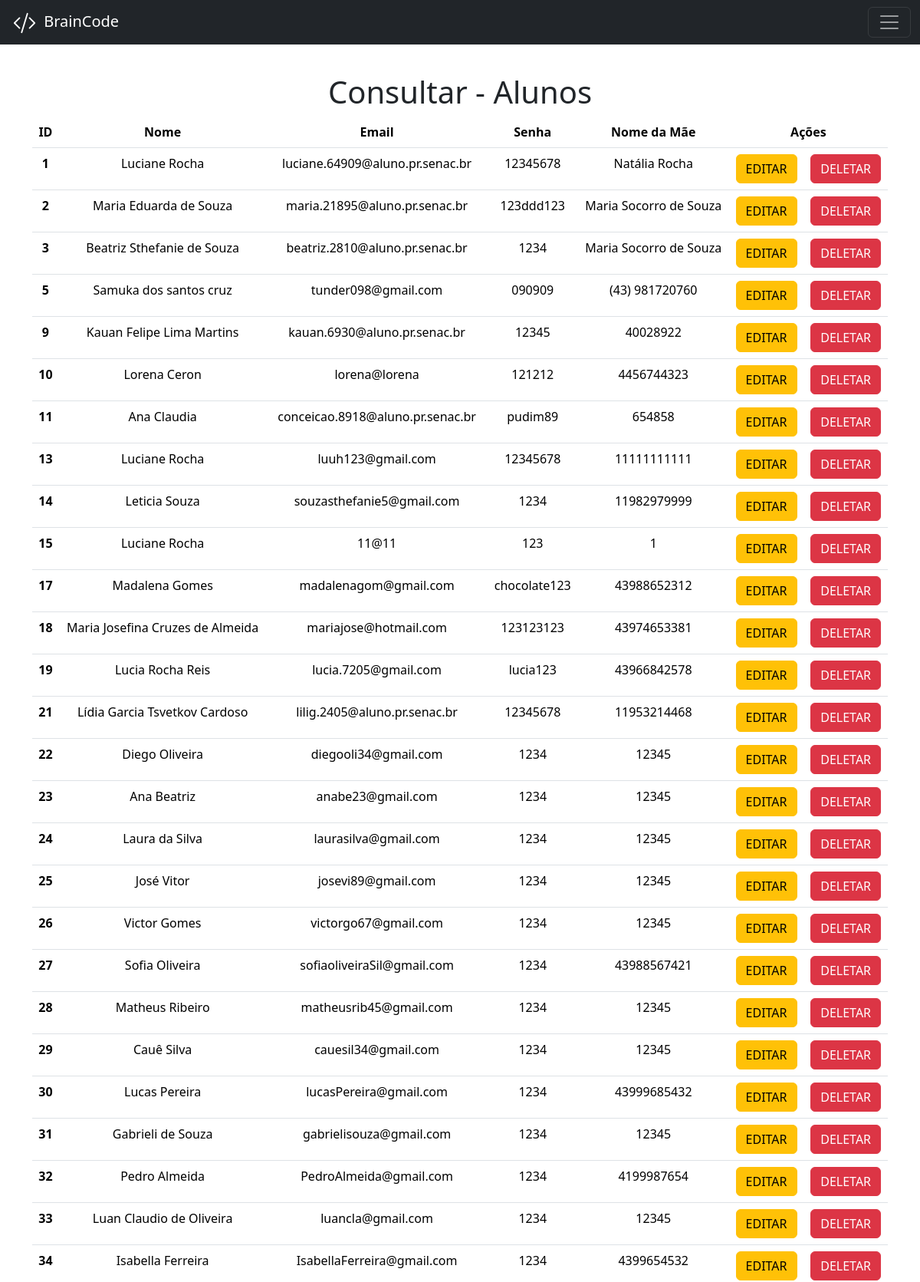
The app's page /consultar_alunos.php (signed in, upper part) with its own data.
### tables this page shows
CREATE TABLE `pi_2024_braincode_aluno` (
  `id` int(11) NOT NULL,
  `nome_aluno` varchar(300) NOT NULL,
  `email` varchar(300) NOT NULL,
  `senha` varchar(300) NOT NULL,
  `nome_mae` varchar(300) NOT NULL
);

### consultar_alunos.php (the view, shortened to what this page needs)
<?php
    include("adm/conexao.php");
    $sql_consultar_aluno = "SELECT * FROM pi_2024_braincode_aluno";
    $resultado = $mysqli->query($sql_consultar_aluno);
?>
<!DOCTYPE html>
<html lang="pt-br">
<head>
    <link href="https://cdn.jsdelivr.net/npm/bootstrap@5.3.2/dist/css/bootstrap.min.css" rel="stylesheet">
</head>
<body>
    <?php include("menu.php");  ?>
    <div class="container text-center">
        <br>
        <br>
        <br>
        <br>
        <h1>Consultar - Alunos</h1>
        <div class="table-responsive">
        <table class="table">
            <thead>
                <tr>
                    <th scope="col">ID</th>
                    <th scope="col">Nome</th>
                    <th scope="col">Email</th>
                    <th scope="col">Senha</th>
                    <th scope="col">Nome da Mãe</th>
                    <th scope="col" colspan="2">Ações</th>
                </tr>
            </thead>
            <tbody>
                <?php
                    while ($linha = $resultado->fetch_assoc()) {
                ?>
                    <tr>
                        <th scope="row"><?php echo $linha['id']; ?></th>
                        <td><?php echo $linha['nome_aluno']; ?></td>
                        <td><?php echo $linha['email']; ?></td>
                        <td><?php echo $linha['senha']; ?></td>
                        <td><?php echo $linha['nome_mae']; ?></td>
                        <td>
                            <a class="btn btn-warning" href="editar_aluno.php?id_aluno=<?php echo $linha['id'];?>">EDITAR</a>
                        </td>
                        <td>
                            <a class="btn btn-danger" href="deletar_aluno.php?id_aluno=<?php echo $linha['id'];?>">DELETAR</a>
                        </td>
                    </tr>
                <?php
                    }
                ?>
            </tbody>
        </table>
        </div>
    </div>
</body>
</html>

### records on screen
pi_2024_braincode_aluno: id "1", nome_aluno "Luciane Rocha", email "luciane.64909@aluno.pr.senac.br", senha "12345678", nome_mae "Natália Rocha"
pi_2024_braincode_aluno: id "2", nome_aluno "Maria Eduarda de Souza", email "maria.21895@aluno.pr.senac.br", senha "123ddd123", nome_mae "Maria Socorro de Souza"
pi_2024_braincode_aluno: id "3", nome_aluno "Beatriz Sthefanie de Souza", email "beatriz.2810@aluno.pr.senac.br", senha "1234", nome_mae "Maria Socorro de Souza"
pi_2024_braincode_aluno: id "5", nome_aluno "Samuka dos santos cruz", email "tunder098@gmail.com", senha "090909", nome_mae "(43) 981720760"
pi_2024_braincode_aluno: id "9", nome_aluno "Kauan Felipe Lima Martins", email "kauan.6930@aluno.pr.senac.br", senha "12345", nome_mae "40028922"
pi_2024_braincode_aluno: id "10", nome_aluno "Lorena Ceron", email "lorena@lorena", senha "121212", nome_mae "4456744323"
pi_2024_braincode_aluno: id "11", nome_aluno "Ana Claudia", email "conceicao.8918@aluno.pr.senac.br", senha "pudim89", nome_mae "654858"
pi_2024_braincode_aluno: id "13", nome_aluno "Luciane Rocha", email "luuh123@gmail.com", senha "12345678", nome_mae "11111111111"
pi_2024_braincode_aluno: id "14", nome_aluno "Leticia Souza", email "souzasthefanie5@gmail.com", senha "1234", nome_mae "11982979999"
pi_2024_braincode_aluno: id "15", nome_aluno "Luciane Rocha", email "11@11", senha "123", nome_mae "1"
pi_2024_braincode_aluno: id "17", nome_aluno "Madalena Gomes", email "madalenagom@gmail.com", senha "chocolate123", nome_mae "43988652312"
pi_2024_braincode_aluno: id "18", nome_aluno "Maria Josefina Cruzes de Almeida", email "mariajose@hotmail.com", senha "123123123", nome_mae "43974653381"
pi_2024_braincode_aluno: id "19", nome_aluno "Lucia Rocha Reis", email "lucia.7205@gmail.com", senha "lucia123", nome_mae "43966842578"
pi_2024_braincode_aluno: id "21", nome_aluno "Lídia Garcia Tsvetkov Cardoso", email "lilig.2405@aluno.pr.senac.br", senha "12345678", nome_mae "11953214468"
pi_2024_braincode_aluno: id "22", nome_aluno "Diego Oliveira", email "diegooli34@gmail.com", senha "1234", nome_mae "12345"
pi_2024_braincode_aluno: id "23", nome_aluno "Ana Beatriz", email "anabe23@gmail.com", senha "1234", nome_mae "12345"
pi_2024_braincode_aluno: id "24", nome_aluno "Laura da Silva", email "laurasilva@gmail.com", senha "1234", nome_mae "12345"
pi_2024_braincode_aluno: id "25", nome_aluno "José Vitor", email "josevi89@gmail.com", senha "1234", nome_mae "12345"
pi_2024_braincode_aluno: id "26", nome_aluno "Victor Gomes", email "victorgo67@gmail.com", senha "1234", nome_mae "12345"
pi_2024_braincode_aluno: id "27", nome_aluno "Sofia Oliveira", email "sofiaoliveiraSil@gmail.com", senha "1234", nome_mae "43988567421"
pi_2024_braincode_aluno: id "28", nome_aluno "Matheus Ribeiro", email "matheusrib45@gmail.com", senha "1234", nome_mae "12345"
pi_2024_braincode_aluno: id "29", nome_aluno "Cauê Silva", email "cauesil34@gmail.com", senha "1234", nome_mae "12345"
pi_2024_braincode_aluno: id "30", nome_aluno "Lucas Pereira", email "lucasPereira@gmail.com", senha "1234", nome_mae "43999685432"
pi_2024_braincode_aluno: id "31", nome_aluno "Gabrieli de Souza", email "gabrielisouza@gmail.com", senha "1234", nome_mae "12345"
pi_2024_braincode_aluno: id "32", nome_aluno "Pedro Almeida", email "PedroAlmeida@gmail.com", senha "1234", nome_mae "4199987654"
pi_2024_braincode_aluno: id "33", nome_aluno "Luan Claudio de Oliveira", email "luancla@gmail.com", senha "1234", nome_mae "12345"
pi_2024_braincode_aluno: id "34", nome_aluno "Isabella Ferreira", email "IsabellaFerreira@gmail.com", senha "1234", nome_mae "4399654532"
